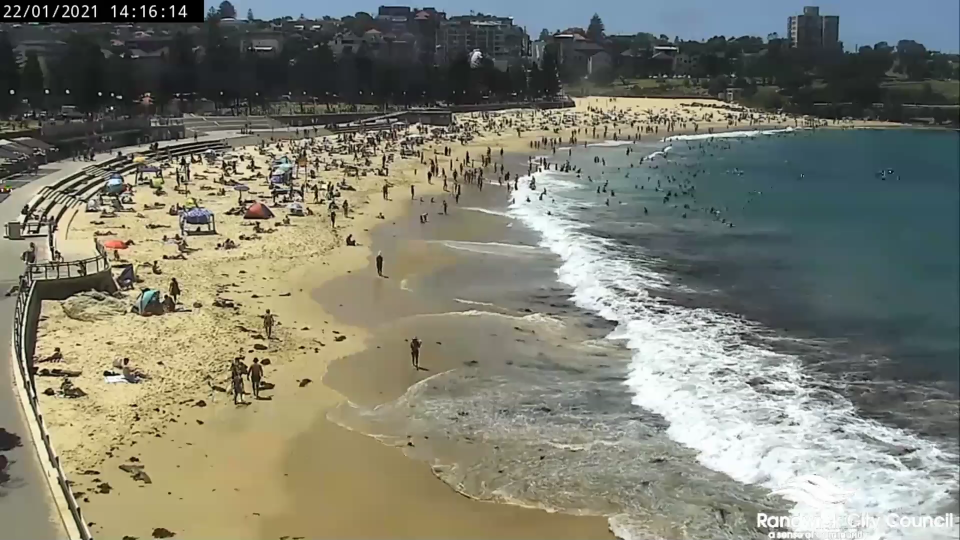
#> input picture _posts/coogee.png, 1920 x 1080 px (shown at 1/2 size)
$ python beach_feat.py
#> lines starting #> are read from the running program, lines starting #| are printed output that depends on the picture; after the words box and inside, x2 and y2 are one past the last pixel; in counts of white or black regions, pixels touching at a corner belong together

import numpy as np
import cv2 as cv


frame = cv.imread("coogee.png")
#> frame is the input picture: shape (1080, 1920, 3); mean B, G, R 112.6, 126.7, 125.7
frame = frame[200:,700:]
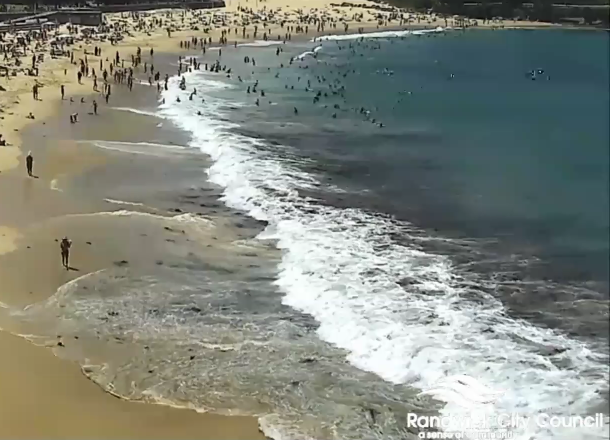
#> frame: shape (880, 1220, 3) (shown at 1/2 size); mean B, G, R 126.3, 135.9, 131.3
cv.imshow('frame',frame)

# It converts the BGR color space of image to HSV color space
hsv = cv.cvtColor(frame, cv.COLOR_BGR2HSV)
#> hsv: shape (880, 1220, 3); mean H, S, V 59.5, 46.4, 140.2

lower_white = np.array([220, 220, 50])
upper_white = np.array([255, 255, 255])

lower_blue = np.array([80, 0, 0])
upper_blue = np.array([130, 240, 240])


# preparing the mask to overlay
mask = cv.inRange(hsv, lower_blue, upper_blue)
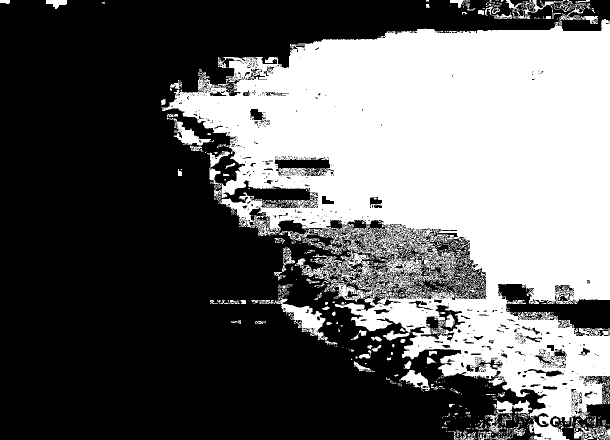
#> mask: shape (880, 1220) (shown at 1/2 size); 39.6% white; 844 white regions (712 under 20 px), largest, box (x1, y1, x2, y2) and area: (322, 7, 1220, 880) 402767, (503, 595, 675, 691) 3193, (347, 237, 423, 291) 1434

# The black region in the mask has the value of 0,
# so when multiplied with original image removes all non-blue regions
result = cv.bitwise_and(frame, frame, mask = mask)
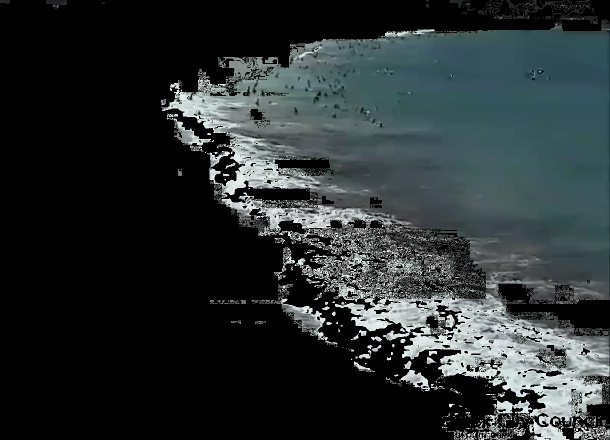
#> result: shape (880, 1220, 3) (shown at 1/2 size); mean B, G, R 47.9, 46.9, 40.3

hsv = cv.cvtColor(frame, cv.COLOR_BGR2RGB)
mm = cv.inRange(hsv, lower_white, upper_white)
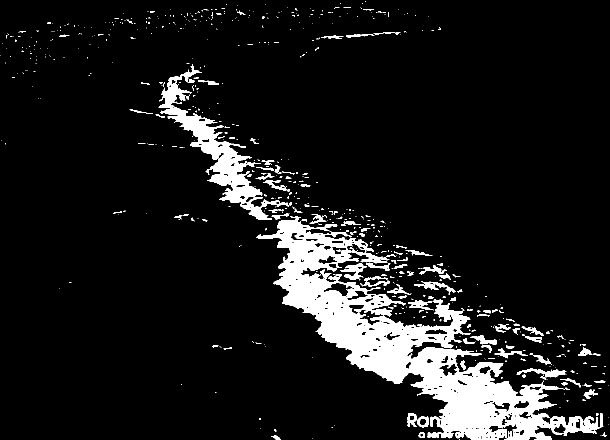
#> mm: shape (880, 1220) (shown at 1/2 size); 9.7% white; 658 white regions (527 under 20 px), largest, box (x1, y1, x2, y2) and area: (512, 432, 1199, 880) 74555, (317, 128, 578, 440) 13922, (680, 527, 734, 561) 767
result_w = cv.bitwise_and(frame, frame, mask = mm)
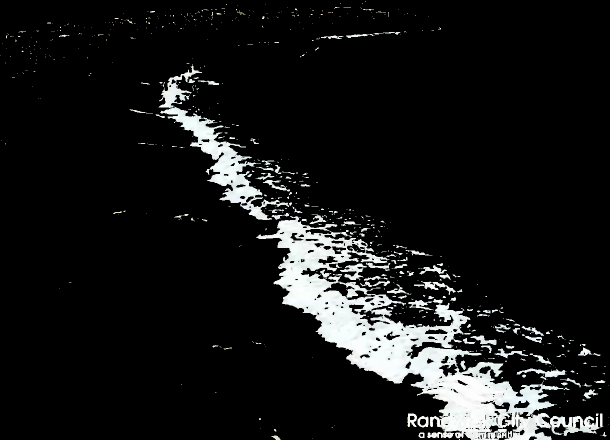
#> result_w: shape (880, 1220, 3) (shown at 1/2 size); mean B, G, R 23.5, 23.6, 23


result = cv.bitwise_and(frame, frame, mask = mask)


# params for ShiTomasi corner detection
feature_params = dict( maxCorners = 100,
                       qualityLevel = 0.3,
                       minDistance = 3,
                       blockSize = 3 )


old_gray = cv.cvtColor(result, cv.COLOR_BGR2GRAY)
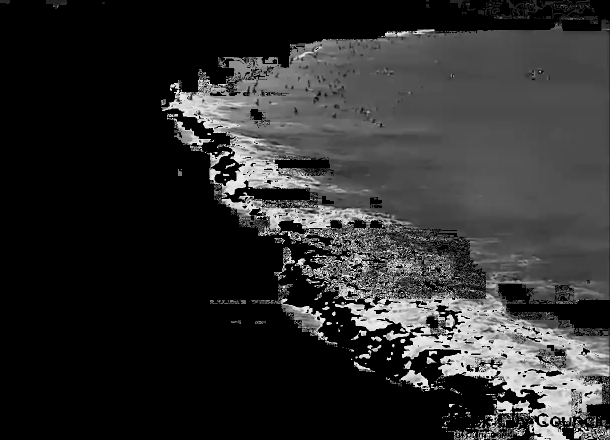
#> old_gray: shape (880, 1220) (shown at 1/2 size); min 0, max 239, mean 45.1
cv.imshow('hsv',old_gray)
p0 = cv.goodFeaturesToTrack(old_gray, mask = None, **feature_params)
#> p0 = 100 rows, first 8: [450, 359], [731, 727], [631, 555], [635, 511], [985, 869], [885, 854], [691, 605], [1043, 845]
p0 = np.float32(p0)
print(p0)
#> (printed output is left out)
while(1):
    k = cv.waitKey(30) & 0xff
#> (key Esc is pressed here)
    if k == 27:
        break
